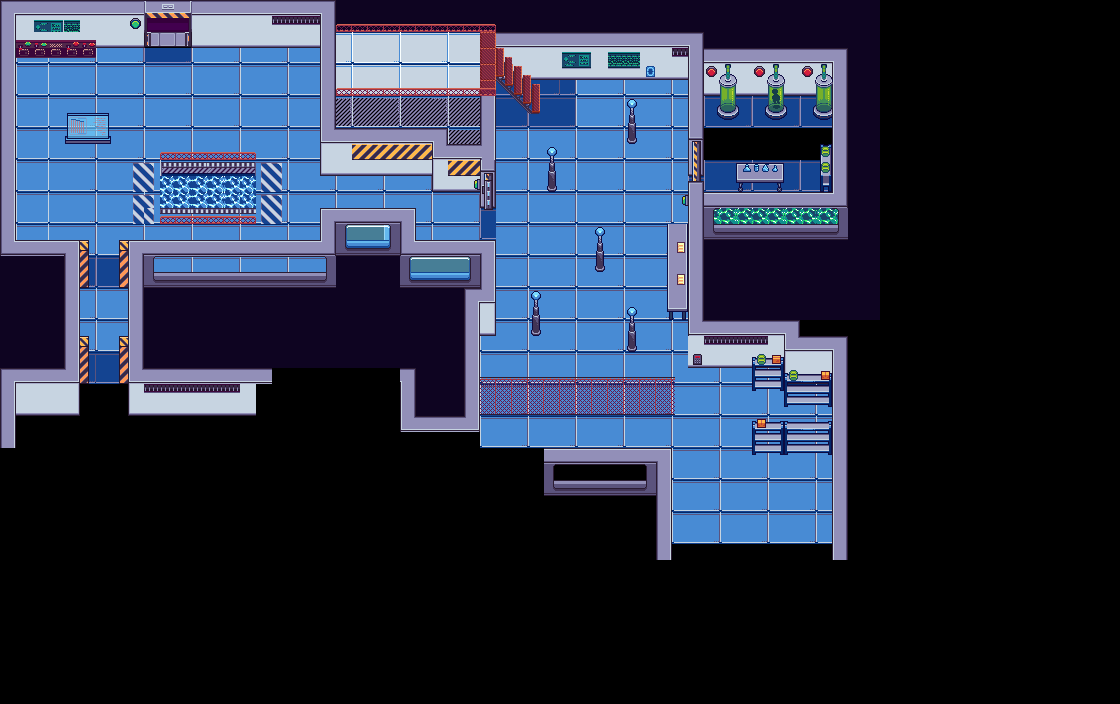

This is a level from a 2D game, rendered from its Tiled map with the project's own tilesets. A one-line summary and the map file follow, with tile-layer data summarised:
An orthogonal 70x44 tile map with 16x16 px tiles, 4 tile layers (fundo, parede, objetosDeCenário, ObjetosEmCimaDEObjetos), 7 tilesets and 5 objects.

<map version="1.10" tiledversion="1.12.0" orientation="orthogonal" renderorder="right-down" width="70" height="44" tilewidth="16" tileheight="16" infinite="0" nextlayerid="7" nextobjectid="1">
 <editorsettings>
  <export target="../../testePhaser/my-phaser-game/untitled.tmj" format="json" />
 </editorsettings>
 <tileset firstgid="1" name="spriteSheet_fireEffect03_21x26" tilewidth="16" tileheight="16" tilecount="63" columns="7">
  <image source="../Assets/tiles_laboratory_LandOfPixels/16px/spriteSheet_fireEffect03_21x26.png" width="126" height="156" />
 </tileset>
 <tileset firstgid="64" name="spriteSheet_lightBulbSmallAnimation_16x16" tilewidth="16" tileheight="16" tilecount="8" columns="8">
  <image source="../Assets/tiles_laboratory_LandOfPixels/16px/spriteSheet_lightBulbSmallAnimation_16x16.png" width="128" height="16" />
 </tileset>
 <tileset firstgid="72" name="spriteSheet_lightingBulb02_68x73" tilewidth="16" tileheight="16" tilecount="675" columns="25">
  <image source="../Assets/tiles_laboratory_LandOfPixels/16px/spriteSheet_lightingBulb02_68x73.png" width="408" height="438" />
 </tileset>
 <tileset firstgid="747" name="spriteSheet_tiledLiquids_16x16" tilewidth="16" tileheight="16" tilecount="48" columns="16">
  <image source="../Assets/tiles_laboratory_LandOfPixels/16px/spriteSheet_tiledLiquids_16x16.png" width="256" height="48" />
 </tileset>
 <tileset firstgid="795" name="tilesFloor" tilewidth="16" tileheight="16" tilecount="198" columns="11">
  <image source="../Assets/tiles_laboratory_LandOfPixels/16px/tilesFloor.png" width="176" height="288" />
 </tileset>
 <tileset firstgid="993" name="tilesStuff" tilewidth="16" tileheight="16" tilecount="592" columns="37">
  <image source="../Assets/tiles_laboratory_LandOfPixels/16px/tilesStuff.png" width="592" height="256" />
  <tile id="433">
   <objectgroup draworder="index" id="2">
    <object id="1" x="3.0622" y="1.08944" width="12.9555" height="14.8988" />
   </objectgroup>
  </tile>
  <tile id="472">
   <objectgroup draworder="index" id="2">
    <object id="1" x="6.24218" y="6.44829" width="3.0622" height="1.70777" />
    <object id="2" x="-10.9533" y="1.35444" width="17.7549" height="5.8594" />
    <object id="3" x="7.33162" y="6.41884" />
    <object id="4" x="5.82996" y="6.21273" width="1.58999" height="1.17777" />
   </objectgroup>
  </tile>
 </tileset>
 <tileset firstgid="1585" name="tilesWalls" tilewidth="16" tileheight="16" tilecount="192" columns="12">
  <image source="../Assets/tiles_laboratory_LandOfPixels/16px/tilesWalls.png" width="192" height="256" />
 </tileset>
 <layer id="1" name="fundo" width="70" height="44">
  <data>[3080 cells, 1105 non-empty, 36 distinct tile ids]</data>
 </layer>
 <layer id="4" name="parede" width="70" height="44">
  <data>[3080 cells, 480 non-empty, 47 distinct tile ids]</data>
 </layer>
 <layer id="3" name="objetosDeCenário" width="70" height="44">
  <data>[3080 cells, 258 non-empty, 122 distinct tile ids]</data>
 </layer>
 <layer id="6" name="ObjetosEmCimaDEObjetos" width="70" height="44">
  <data>[3080 cells, 15 non-empty, 10 distinct tile ids]</data>
 </layer>
 <objectgroup id="5" name="Object Layer 1" />
</map>
